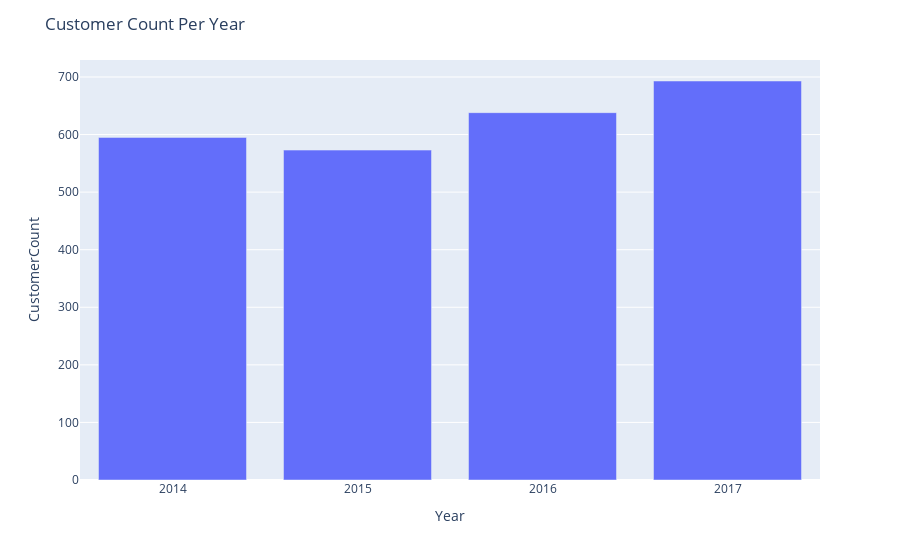

Notebook code for this chart:
### Markdown cell above
## What customer purchasing patterns can be deduced?

### Code cell
# Unique customers per year.
customers_per_year = pd.read_sql(
    """
    SELECT Year, COUNT (DISTINCT CustomerID) AS CustomerCount
    FROM (
        SELECT
            *,
            SUBSTR(OrderDate, 1, 4) AS Year
        FROM Orders
    )
    GROUP BY Year

    """, db_conn)

fig = px.bar(customers_per_year, x='Year', y='CustomerCount')
fig.update_layout(title='Customer Count Per Year')
fig.show()

### Figure 1 — Plotly figure (JSON) as saved in the notebook; plotly's stock layout.template omitted (floating-point values rounded to 4 significant figures)
{"data": [{"alignmentgroup": "True", "hovertemplate": "Year=%{x}<br>CustomerCount=%{y}<extra></extra>", "legendgroup": "", "marker": {"color": "#636efa", "pattern": {"shape": ""}}, "name": "", "offsetgroup": "", "orientation": "v", "showlegend": false, "textposition": "auto", "type": "bar", "x": ["2014", "2015", "2016", "2017"], "xaxis": "x", "y": [595, 573, 638, 693], "yaxis": "y"}], "layout": {"barmode": "relative", "legend": {"tracegroupgap": 0}, "margin": {"t": 60}, "title": {"text": "Customer Count Per Year"}, "xaxis": {"anchor": "y", "domain": [0, 1], "title": {"text": "Year"}}, "yaxis": {"anchor": "x", "domain": [0, 1], "title": {"text": "CustomerCount"}}}}
